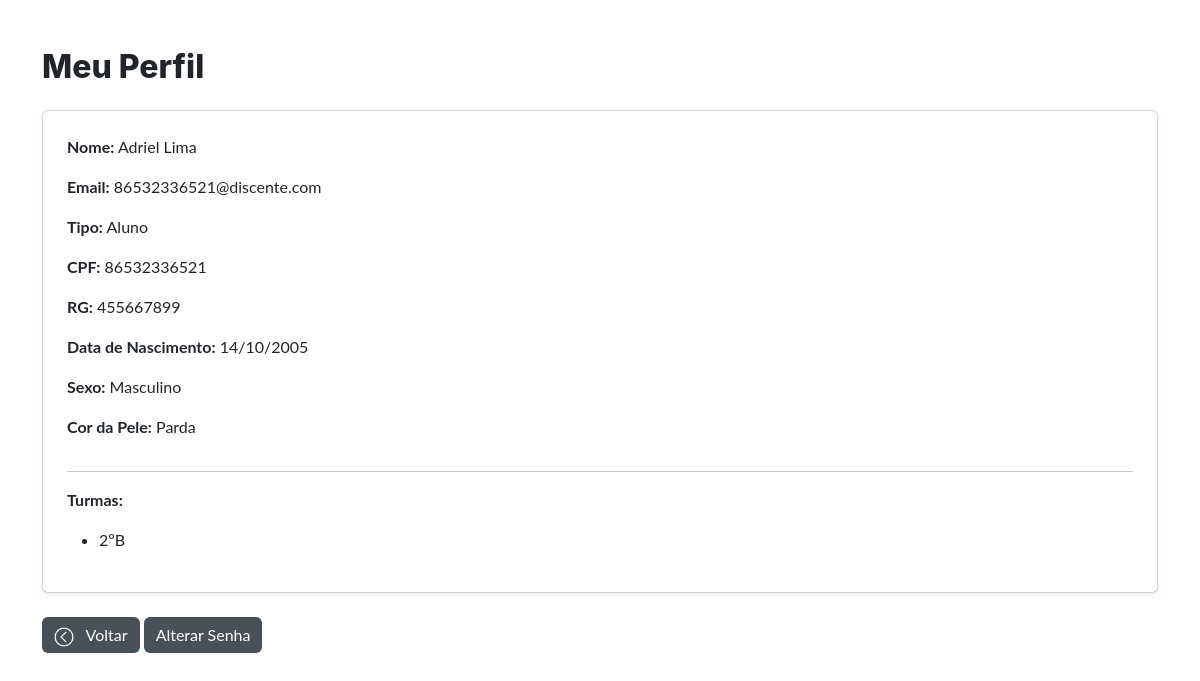
The page /autenticacao/perfil/ (signed in) on the database its author committed.
### core/models.py (models this page shows, shortened)
class CustomUser(AbstractUser):
    TIPO_CHOICES = (
        ('admin', 'Admin'),
        ('professor', 'Professor'),
        ('aluno', 'Aluno'),
    )
    tipo = models.CharField(max_length=10, choices=TIPO_CHOICES, default='admin')
    data_nascimento = models.DateField(null=True, blank=True)
    cpf = models.CharField(max_length=14, unique=True, null=True, blank=True)
    rg = models.CharField(max_length=12, unique=True, null=True, blank=True)
    SEXO_CHOICES = [
    ('M', 'Masculino'),
    ('F', 'Feminino'),
]
    COR_PELE_CHOICES = [
    ('branca', 'Branca'),
    ('preta', 'Preta'),
    ('parda', 'Parda'),
    ('amarela', 'Amarela'),
    ('indigena', 'Indígena'),
]
    sexo = models.CharField(max_length=1, choices=SEXO_CHOICES, null=True, blank=True)
    cor_pele = models.CharField(max_length=20, choices=COR_PELE_CHOICES, null=True, blank=True)
    senha_temporaria = models.BooleanField(default=False)

class Turma(models.Model):
    nome = models.CharField(max_length=50, unique=True)

### autenticacao/views.py (the view)
# urls.py: path('perfil/', views.ver_perfil, name='ver_perfil'),
@login_required
def ver_perfil(request):
    user = request.user
    turmas = []
    vinculos = []
    if user.tipo == 'aluno':
        turmas = Turma.objects.filter(alunoturma__aluno=user)
    elif user.tipo == 'professor':
        vinculos = ProfessorMateriaTurma.objects.filter(professor=user).select_related('materia', 'turma')
    return render(request, 'perfil/ver_perfil.html', {
        'user': user,
        'turmas': turmas,
        'vinculos': vinculos
    })

### templates/perfil/ver_perfil.html (shortened to what this page needs)
{% extends 'base2.html' %}
{% load static %}
  {% block content %}
    <h2>Meu Perfil</h2>
    <div class="card p-4 shadow-sm mt-4">
      <p><strong>Nome:</strong> {{ user.get_full_name }}</p>
      <p><strong>Email:</strong> {{ user.email }}</p>
      <p><strong>Tipo:</strong> {{ user.get_tipo_display }}</p>
      <p><strong>CPF:</strong> {{ user.cpf }}</p>
      <p><strong>RG:</strong> {{ user.rg }}</p>
      {% if user.data_nascimento %}
        <p><strong>Data de Nascimento:</strong> {{ user.data_nascimento|date:"d/m/Y" }}</p>
      {% else %}
        <p><strong>Data de Nascimento:</strong> <em>Não informado</em></p>
      {% endif %}
      <p><strong>Sexo:</strong> {{ user.get_sexo_display }}</p>
      <p><strong>Cor da Pele:</strong> {{ user.get_cor_pele_display }}</p>
      {% if turmas %}
        <hr>
        <p><strong>Turmas:</strong></p>
        <ul>
          {% for turma in turmas %}
            <li>{{ turma.nome }}</li>
          {% endfor %}
        </ul>
      {% endif %}
      </div>
        {% if user.tipo == 'admin' %}
          <a href="{% url 'admin_dashboard' %}" class="btn btn-secondary mt-4">
            <img src="{%static 'assets/img/voltar.png'%}" width='20px' height='20px' class="me-2">
      Voltar
          </a>
        {% elif user.tipo == 'professor' %}
          <a href="{% url 'professor_dashboard' %}" class="btn btn-secondary mt-4">
            <img src="{%static 'assets/img/voltar.png'%}" width='20px' height='20px' class="me-2">
      Voltar
          </a>
        {% elif user.tipo == 'aluno' %}
          <a href="{% url 'aluno_dashboard' %}" class="btn btn-secondary mt-4">
            <img src="{%static 'assets/img/voltar.png'%}" width='20px' height='20px' class="me-2">
      Voltar
          </a>
        {% endif %}
        {% if user.tipo == 'professor' or user.tipo == 'aluno' %}
        <a href="{% url 'alterar_senha' %}" class="btn btn-secondary mt-4">Alterar Senha</a>
      {% endif %}
  {% endblock content %}

### templates/perfil/ver_perfil.html (style rules this page uses)
.btn-secondary { --bs-btn-color: #fff; --bs-btn-bg: #495057; --bs-btn-border-color: #ff6495057a00; --bs-btn-hover-color: #fff; --bs-btn-hover-bg: #495057; --bs-btn-hover-border-color: #495057; --bs-btn-focus-shadow-rgb: 206, 212, 218; --bs-btn-active-color: #fff; --bs-btn-active-bg: #495057; --bs-btn-active-border-color: #495057; --bs-btn-active-shadow: inset 0 3px 5px rgba(0, 0, 0, 0.125); --bs-btn-disabled-color: #fff; --bs-btn-disabled-bg: #495057; --bs-btn-disabled-border-color: #495057; }
.btn-secondary img { filter: brightness(0) invert(1); }

### rows shown on the page
CustomUser: get_full_name "Adriel Lima", email "86532336521@discente.com", tipo "Aluno", cpf "86532336521", rg "455667899", data_nascimento "14/10/2005", sexo "Masculino", cor_pele "Parda"
Turma: nome "2ºB"
